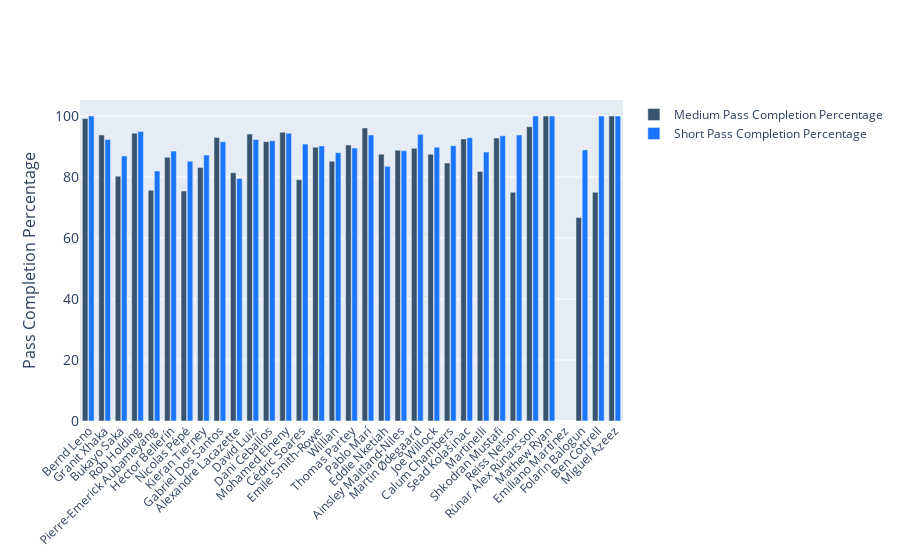

Source (notebook cell):
### Code cell
passing_eda("20-21_passing.csv", "Arsenal")

### Figure 1 — Plotly figure (JSON) as saved in the notebook; plotly's stock layout.template omitted (floating-point values rounded to 4 significant figures)
{"data": [{"marker": {"color": "rgb(55, 83, 109)"}, "name": "Medium Pass Completion Percentage", "type": "bar", "x": ["Bernd Leno", "Granit Xhaka", "Bukayo Saka", "Rob Holding", "Pierre-Emerick Aubameyang", "Héctor Bellerín", "Nicolas Pépé", "Kieran Tierney", "Gabriel Dos Santos", "Alexandre Lacazette", "David Luiz", "Dani Ceballos", "Mohamed Elneny", "Cédric Soares", "Emile Smith-Rowe", "Willian", "Thomas Partey", "Pablo Marí", "Eddie Nketiah", "Ainsley Maitland-Niles", "Martin Ødegaard", "Joe Willock", "Calum Chambers", "Sead Kolašinac", "Martinelli", "Shkodran Mustafi", "Reiss Nelson", "Rúnar Alex Rúnarsson", "Mathew Ryan", "Emiliano Martínez", "Folarin Balogun", "Ben Cottrell", "Miguel Azeez"], "y": [99.2, 93.8, 80.3, 94.4, 75.7, 86.5, 75.4, 83.1, 93, 81.4, 94.1, 91.6, 94.7, 79.1, 89.8, 85.2, 90.5, 96.1, 87.5, 88.8, 89.4, 87.5, 84.6, 92.5, 81.8, 92.8, 75, 96.5, 100, null, 66.7, 75, 100]}, {"marker": {"color": "rgb(26, 118, 255)"}, "name": "Short Pass Completion Percentage", "type": "bar", "x": ["Bernd Leno", "Granit Xhaka", "Bukayo Saka", "Rob Holding", "Pierre-Emerick Aubameyang", "Héctor Bellerín", "Nicolas Pépé", "Kieran Tierney", "Gabriel Dos Santos", "Alexandre Lacazette", "David Luiz", "Dani Ceballos", "Mohamed Elneny", "Cédric Soares", "Emile Smith-Rowe", "Willian", "Thomas Partey", "Pablo Marí", "Eddie Nketiah", "Ainsley Maitland-Niles", "Martin Ødegaard", "Joe Willock", "Calum Chambers", "Sead Kolašinac", "Martinelli", "Shkodran Mustafi", "Reiss Nelson", "Rúnar Alex Rúnarsson", "Mathew Ryan", "Emiliano Martínez", "Folarin Balogun", "Ben Cottrell", "Miguel Azeez"], "y": [100, 92.3, 86.9, 94.9, 82, 88.5, 85.2, 87.2, 91.6, 79.5, 92.3, 91.9, 94.4, 90.8, 90.2, 88, 89.5, 93.8, 83.5, 88.6, 94, 89.8, 90.3, 92.9, 88.2, 93.5, 93.8, 100, 100, null, 88.9, 100, 100]}], "layout": {"bargap": 0.25, "bargroupgap": 0.1, "barmode": "group", "xaxis": {"tickangle": -45}, "yaxis": {"tickfont": {"size": 14}, "title": {"font": {"size": 16}, "text": "Pass Completion Percentage"}}}}
